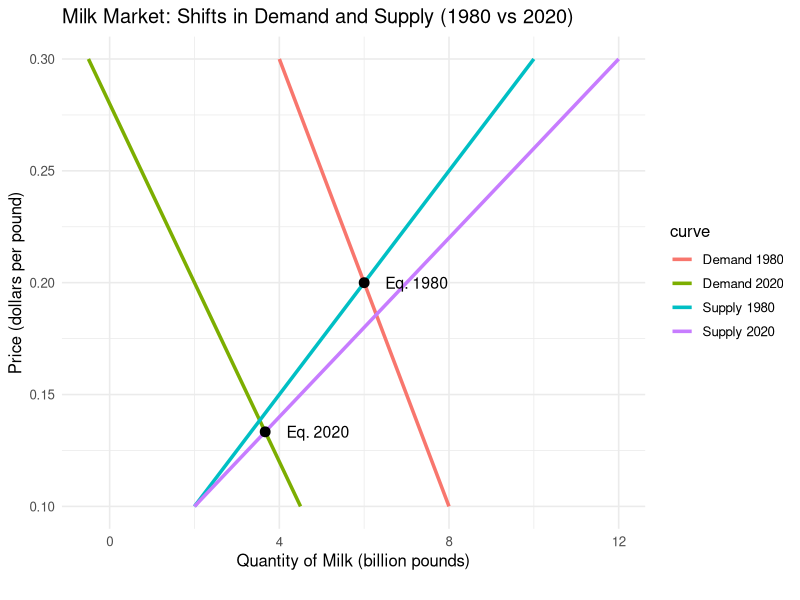
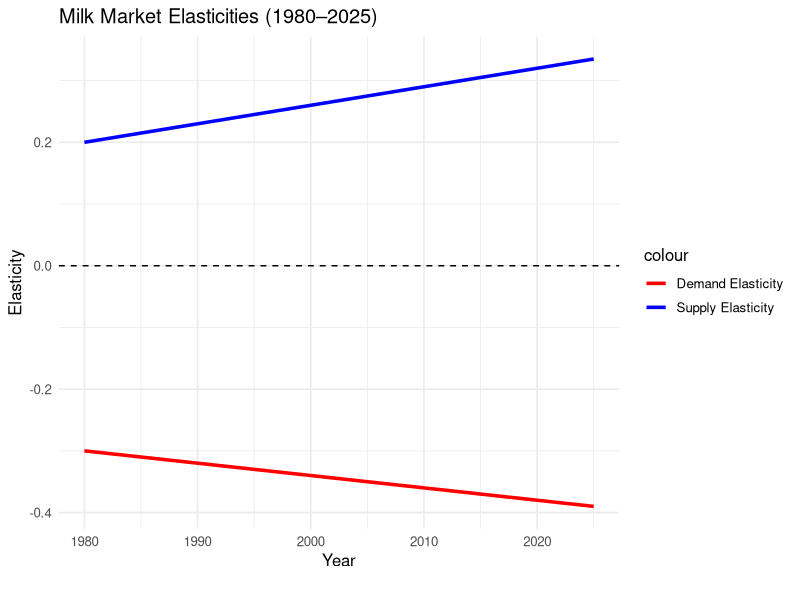

Reproduce these figures in R, in order.
## ---- chunk 1
# -------------------------------
# Simulating Milk Demand & Supply
# -------------------------------

library(ggplot2)
library(dplyr)

set.seed(123)

# Define price range (in dollars per pound)
price <- seq(0.10, 0.30, by = 0.005)

# Earlier years (1980)
demand_1980 <- 10 - 20 * price    # downward sloping demand
supply_1980 <- -2 + 40 * price    # upward sloping supply

# Recent years (2020s)
demand_2020 <- 7 - 25 * price
supply_2020 <- -3 + 50 * price

# Combine into one data frame
df <- data.frame(
  price = rep(price, 4),
  quantity = c(demand_1980, supply_1980, demand_2020, supply_2020),
  curve = rep(c("Demand 1980", "Supply 1980", "Demand 2020", "Supply 2020"),
              each = length(price))
)

# Compute equilibria analytically
eq_1980 <- data.frame(
  year = "1980",
  price = (10 - (-2)) / (20 + 40),
  quantity = 10 - 20 * ((10 - (-2)) / (20 + 40))
)

eq_2020 <- data.frame(
  year = "2020",
  price = (7 - (-3)) / (25 + 50),
  quantity = 7 - 25 * ((7 - (-3)) / (25 + 50))
)

equilibria <- bind_rows(eq_1980, eq_2020)

# -------------------------------
# Plot Supply & Demand Shifts
# -------------------------------

ggplot(df, aes(x = quantity, y = price, color = curve)) +
  geom_line(linewidth = 1.2) +
  geom_point(data = equilibria, aes(x = quantity, y = price), size = 3, color = "black") +
  geom_text(
    data = equilibria,
    aes(x = quantity + 0.5, y = price, label = paste("Eq.", year)),
    size = 4,
    hjust = 0,
    inherit.aes = FALSE,   # <---- prevents inheriting color=curve mapping
    color = "black"        # <---- sets static color for text
  ) +
  labs(
    title = "Milk Market: Shifts in Demand and Supply (1980 vs 2020)",
    x = "Quantity of Milk (billion pounds)",
    y = "Price (dollars per pound)",
    caption = ""
  ) +
  theme_minimal(base_size = 12)


## ---- chunk 2
# Simulate changing elasticities over time
years <- seq(1980, 2025, by = 5)

elasticity_df <- data.frame(
  year = years,
  demand_elasticity = -0.3 - 0.01 * (years - 1980) / 5,  # demand becomes more elastic
  supply_elasticity = 0.2 + 0.015 * (years - 1980) / 5   # supply becomes more elastic
)

ggplot(elasticity_df, aes(x = year)) +
  geom_line(aes(y = demand_elasticity, color = "Demand Elasticity"), linewidth = 1.2) +
  geom_line(aes(y = supply_elasticity, color = "Supply Elasticity"), linewidth = 1.2) +
  geom_hline(yintercept = 0, linetype = "dashed") +
  labs(
    title = "Milk Market Elasticities (1980–2025)",
    y = "Elasticity",
    x = "Year",
    caption = ""
  ) +
  scale_color_manual(values = c("Demand Elasticity" = "red", "Supply Elasticity" = "blue")) +
  theme_minimal(base_size = 12)

